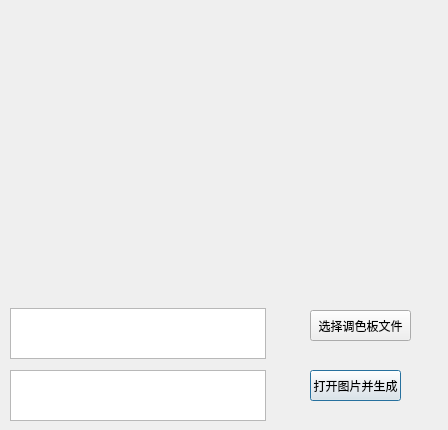
<?xml version="1.0" encoding="UTF-8"?>
<ui version="4.0">
 <class>Dialog</class>
 <widget class="QDialog" name="Dialog">
  <property name="geometry">
   <rect>
    <x>0</x>
    <y>0</y>
    <width>448</width>
    <height>430</height>
   </rect>
  </property>
  <property name="windowTitle">
   <string>Dialog</string>
  </property>
  <widget class="QPushButton" name="openPicture">
   <property name="geometry">
    <rect>
     <x>310</x>
     <y>370</y>
     <width>91</width>
     <height>31</height>
    </rect>
   </property>
   <property name="text">
    <string>打开图片并生成</string>
   </property>
  </widget>
  <widget class="QTextEdit" name="piturePath">
   <property name="geometry">
    <rect>
     <x>10</x>
     <y>370</y>
     <width>256</width>
     <height>51</height>
    </rect>
   </property>
  </widget>
  <widget class="QLabel" name="label">
   <property name="geometry">
    <rect>
     <x>10</x>
     <y>20</y>
     <width>421</width>
     <height>281</height>
    </rect>
   </property>
   <property name="text">
    <string/>
   </property>
   <property name="scaledContents">
    <bool>true</bool>
   </property>
  </widget>
  <widget class="QTextEdit" name="corlorFilePath">
   <property name="geometry">
    <rect>
     <x>10</x>
     <y>308</y>
     <width>256</width>
     <height>51</height>
    </rect>
   </property>
  </widget>
  <widget class="QPushButton" name="selecteCorlor">
   <property name="geometry">
    <rect>
     <x>310</x>
     <y>310</y>
     <width>101</width>
     <height>31</height>
    </rect>
   </property>
   <property name="text">
    <string>选择调色板文件</string>
   </property>
  </widget>
 </widget>
 <layoutdefault spacing="6" margin="11"/>
 <resources/>
 <connections/>
</ui>
